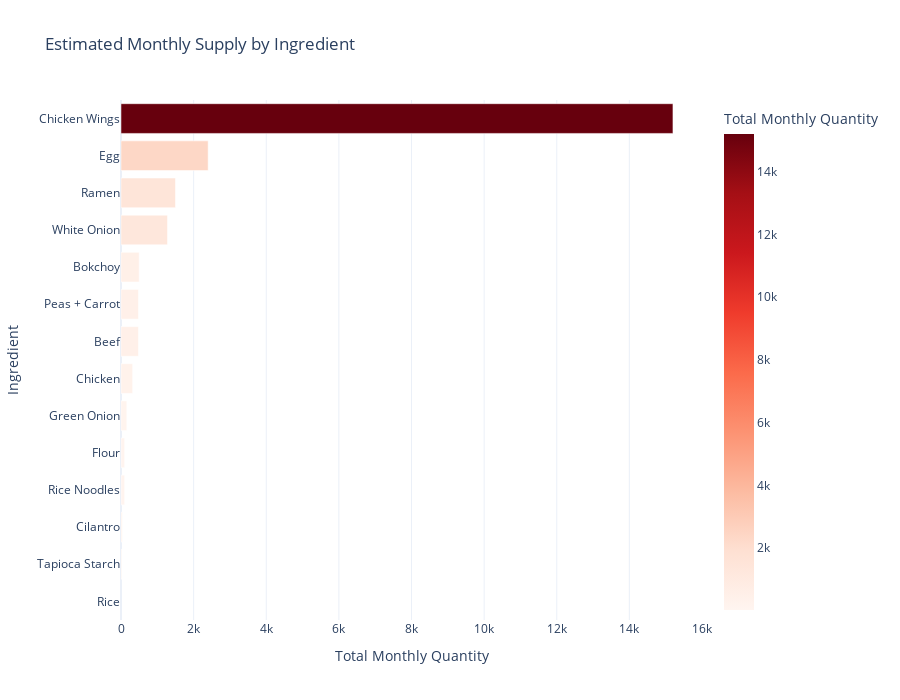

Notebook code for this chart:
### Code cell
# === Compute Monthly Quantity ===
freq_to_month = {'weekly': 4, 'biweekly': 2, 'monthly': 1}
shipDF['shipments_per_month'] = shipDF['frequency'].map(freq_to_month)
shipDF['monthly_quantity'] = (
    shipDF['quantity_per_shipment'] *
    shipDF['number_of_shipments'] *
    shipDF['shipments_per_month']
)

# === Plot: Estimated Monthly Supply by Ingredient ===
supply_sorted = shipDF.sort_values('monthly_quantity', ascending=False)

fig = px.bar(
    supply_sorted,
    x='monthly_quantity',
    y='ingredient',
    orientation='h',
    color='monthly_quantity',
    color_continuous_scale='Reds',
    title='Estimated Monthly Supply by Ingredient',
    labels={'monthly_quantity': 'Total Monthly Quantity', 'ingredient': 'Ingredient'}
)

fig.update_layout(
    template='plotly_white',
    height=700,
    yaxis=dict(categoryorder='total ascending')
)

### Figure 1 — Plotly figure (JSON) as saved in the notebook; plotly's stock layout.template omitted (floating-point values rounded to 4 significant figures)
{"data": [{"alignmentgroup": "True", "hovertemplate": "Total Monthly Quantity=%{marker.color}<br>Ingredient=%{y}<extra></extra>", "legendgroup": "", "marker": {"color": [15200, 2400, 1500, 1280, 500, 480, 480, 320, 160, 100, 100, 40, 25, null], "coloraxis": "coloraxis", "pattern": {"shape": ""}}, "name": "", "offsetgroup": "", "orientation": "h", "showlegend": false, "textposition": "auto", "type": "bar", "x": [15200, 2400, 1500, 1280, 500, 480, 480, 320, 160, 100, 100, 40, 25, null], "xaxis": "x", "y": ["Chicken Wings", "Egg", "Ramen", "White Onion", "Bokchoy", "Beef", "Peas + Carrot", "Chicken", "Green Onion", "Rice Noodles", "Flour", "Cilantro", "Tapioca Starch", "Rice"], "yaxis": "y"}], "layout": {"barmode": "relative", "coloraxis": {"colorbar": {"title": {"text": "Total Monthly Quantity"}}, "colorscale": [[0, "rgb(255,245,240)"], [0.125, "rgb(254,224,210)"], [0.25, "rgb(252,187,161)"], [0.375, "rgb(252,146,114)"], [0.5, "rgb(251,106,74)"], [0.625, "rgb(239,59,44)"], [0.75, "rgb(203,24,29)"], [0.875, "rgb(165,15,21)"], [1, "rgb(103,0,13)"]]}, "height": 700, "legend": {"tracegroupgap": 0}, "title": {"text": "Estimated Monthly Supply by Ingredient"}, "xaxis": {"anchor": "y", "domain": [0, 1], "title": {"text": "Total Monthly Quantity"}}, "yaxis": {"anchor": "x", "categoryorder": "total ascending", "domain": [0, 1], "title": {"text": "Ingredient"}}}}
